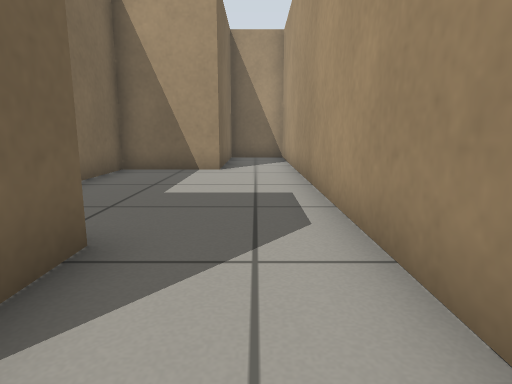
[1] (above)

16 first-person views from a walk through a robot-simulator world made for Gazebo. The camera is 0.5 m above the floor, tilts 10° down and sees 75° across. The floor is counted in squares, 0.5 m on a side. Each view is taken from the middle of a square. On the plan, view 1 faces up. The plan holds only what a view shows up to about 12 squares ahead; the rest is blank.

[2]
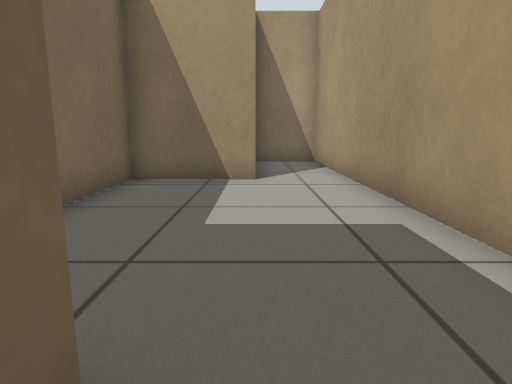

[3]
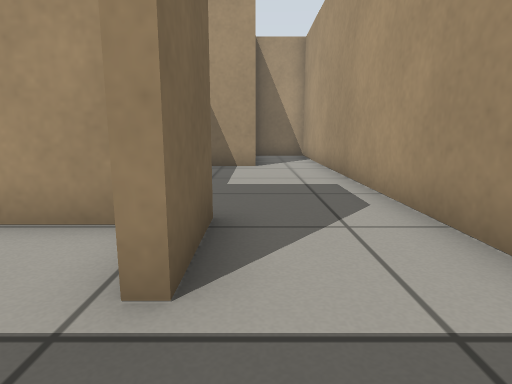

[4]
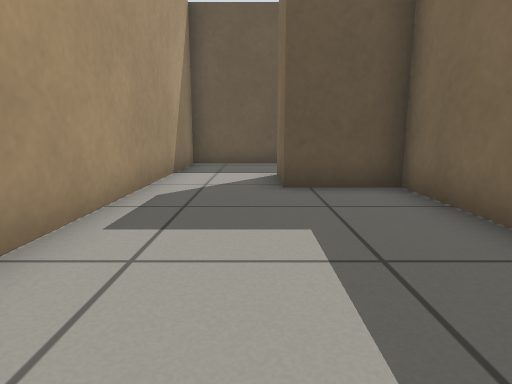

[5]
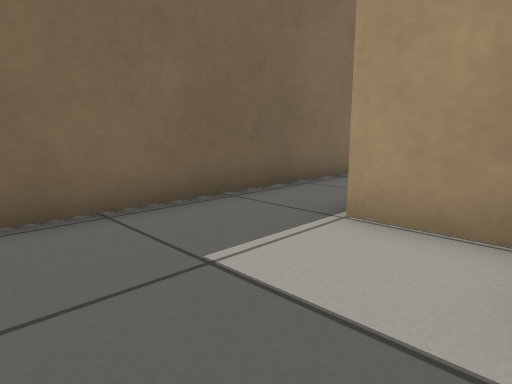

[6]
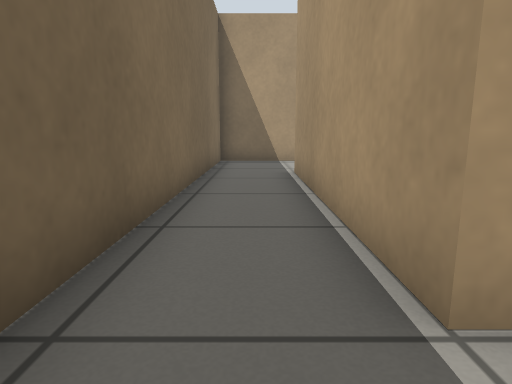

[7]
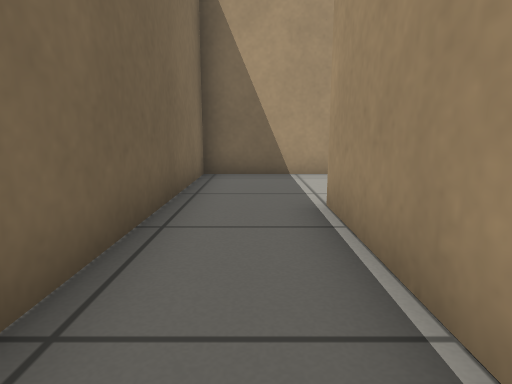

[8]
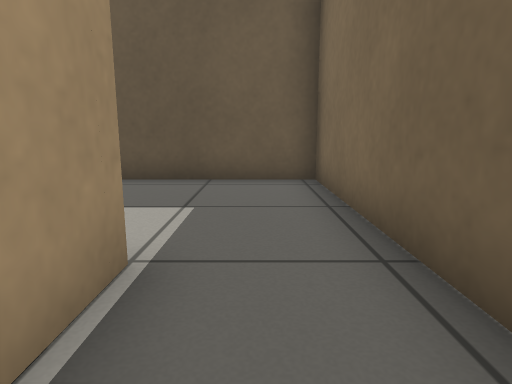

[9]
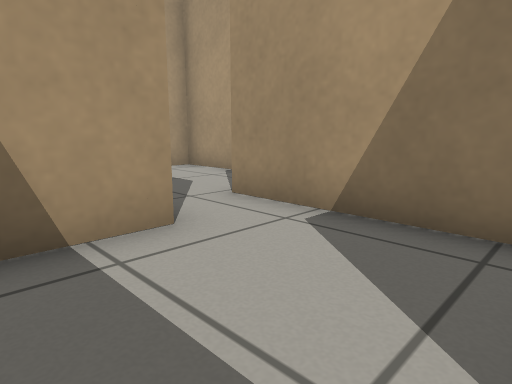

[10]
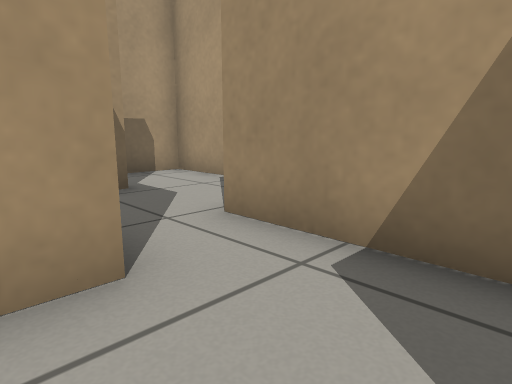

[11]
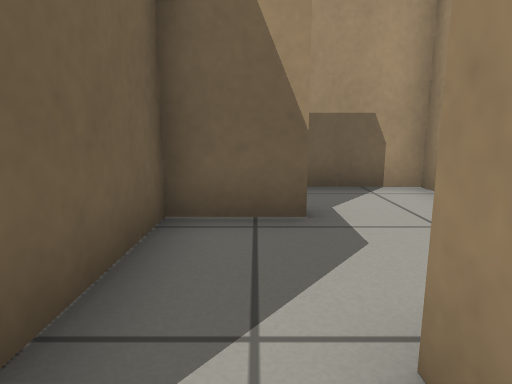

[12]
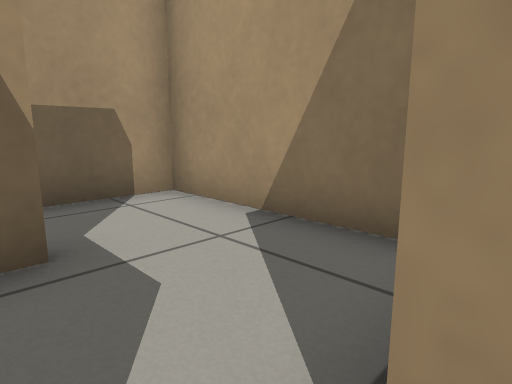

[13]
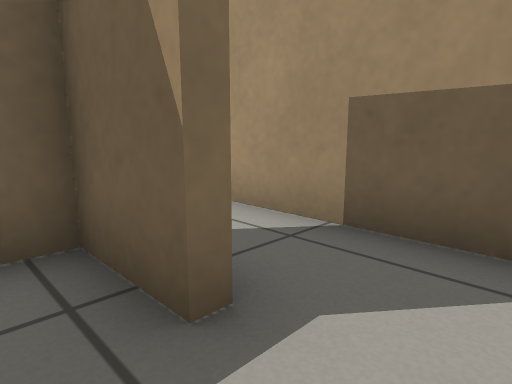

[14]
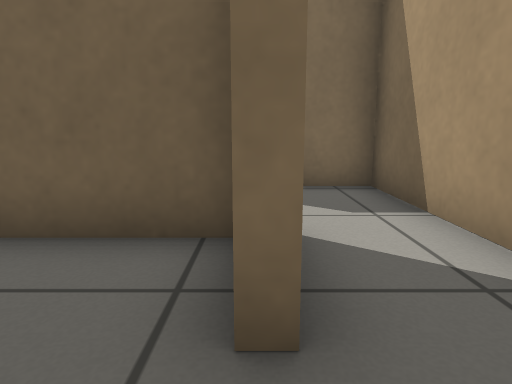

[15]
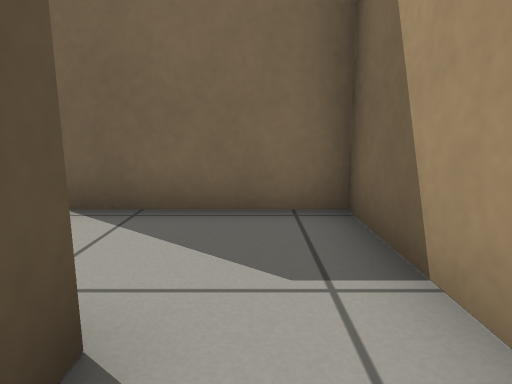

[16]
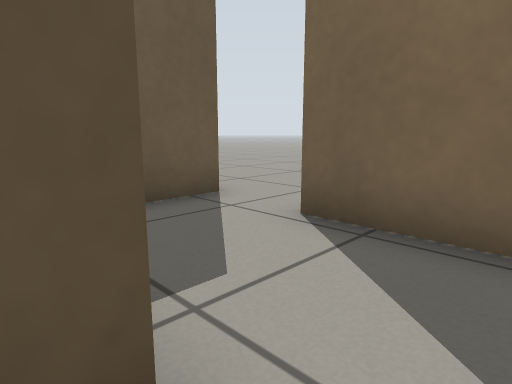

### Floor plan
Key: @ floor where view 1 was taken; # wall or solid block; . floor.
Columns run from 8 left of view 1 to 1 right of it. Each row starts with its distance up from view 1.
 19   ########
 18   #......#
 17   #..##..#
 16   #..#...#
 15  ....#...#
 14 .....#.###
 13 ..####.#.#
 12   #....#.#
 11   #....#.#
 10   #..###.#
  9   #.##...#
  8   #.#....#
  7   #.#....#
  6   #.#....#
  5   #.#....#
  4   #.#....#
  3   #.###..#
  2   #...#..#
  1   #...#..#
  0   #.....@#
 -1   #......#
 -2   ########

Positions as (right, up) in squares from view 1, and headings:
1: (0, 0), facing up
2: (-1, 2), facing up
3: (-1, -1), facing up
4: (-1, 9), facing down
5: (-2, -1), facing up-left
6: (-5, 1), facing up
7: (-5, 5), facing up
8: (-5, 5), facing down
9: (-5, 10), facing up-right
10: (-4, 11), facing up-right
11: (-2, 13), facing up
12: (-2, 14), facing up-right
13: (0, 16), facing up-left
14: (0, 17), facing left
15: (-2, 18), facing left
16: (-3, 18), facing down-left
